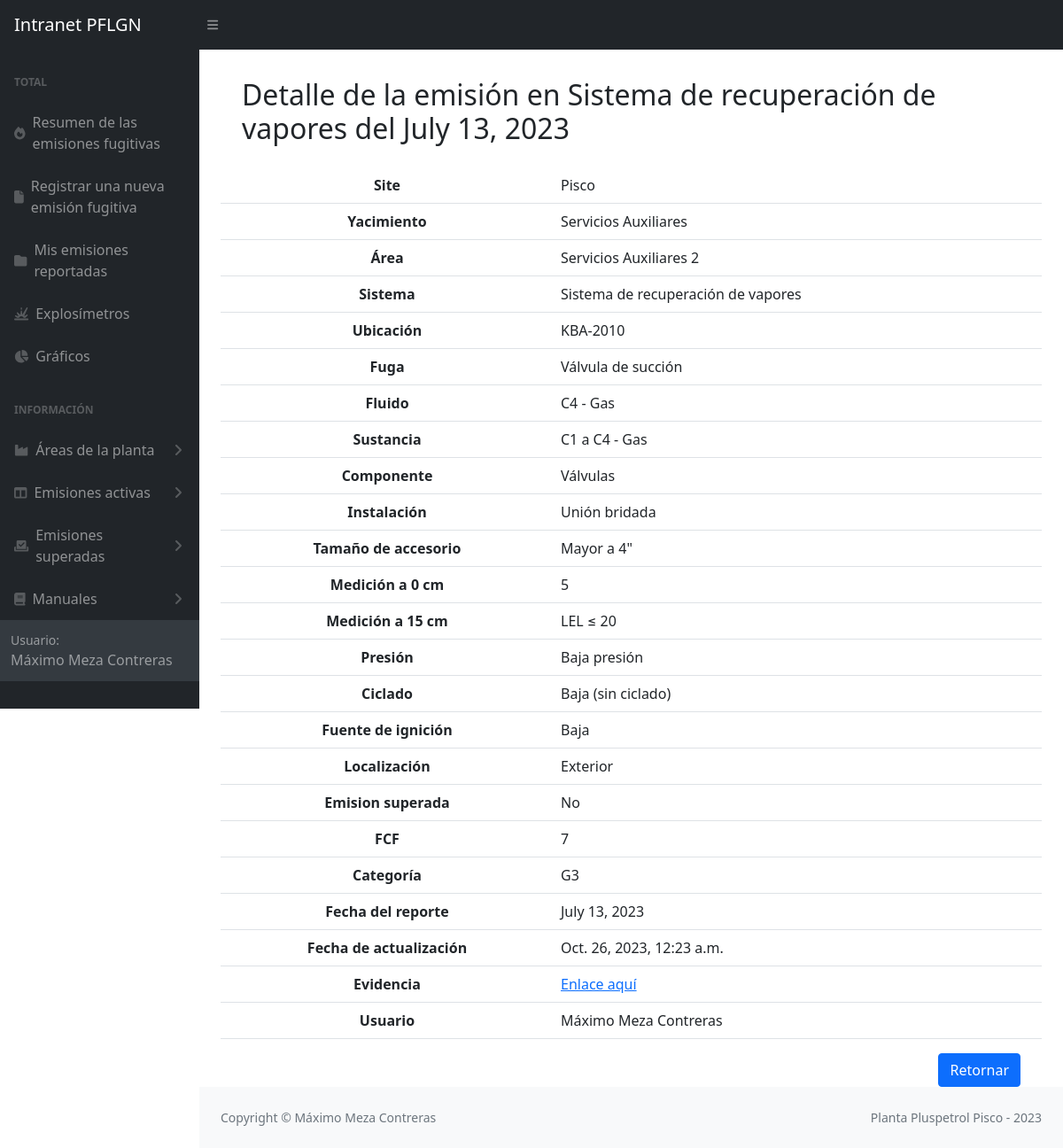
/detalleEmisiones/58 (signed in), run on the app's committed database.
### emisiones/models.py (models this page shows, shortened)
class Emision(models.Model):
    site = models.CharField(max_length=20, choices=SITE_CHOICES, default='Pisco')
    yacimiento = models.CharField(max_length=100, choices=YACIMIENTO_CHOICES, default='Pisco')
    area = models.CharField(max_length=100)
    sistema = models.CharField(max_length=100)
    ubicacion = models.TextField(max_length=200)
    fuga = models.TextField(max_length=300)
    fluido = models.CharField(max_length=100)
    sustancia = models.CharField(max_length=100)
    componente = models.CharField(max_length=100)
    instalacion = models.CharField(max_length=100)
    tamAccesorio = models.CharField(max_length=100)
    medicion = models.PositiveIntegerField()
    medicion15 = models.CharField(max_length=100)
    presion = models.CharField(max_length=100)
    ciclado = models.CharField(max_length=50)
    ignicion = models.CharField(max_length=50)
    localizacion = models.CharField(max_length=50)
    usuario = models.ForeignKey(User, on_delete=models.SET_NULL, null=True)
    fechaReporte = models.DateField()
    updated_at = models.DateTimeField(null=True)
    created_at = models.DateField(auto_now_add=True,null=True)
    emisionSuperada = models.BooleanField(default=False)
    FCF = models.PositiveSmallIntegerField(null=True)
    categoria = models.CharField(max_length=10, null=True)
    imagen = models.ImageField(upload_to='imagenesEmisiones', null=True)

### emisiones/views.py (the view)
# urls.py: path('detalleEmisiones/<int:emision_id>', views.detalleEmisiones, name='detalleEmisiones'),
@login_required
def detalleEmisiones(request, emision_id ):
    emision = get_object_or_404(Emision,pk=emision_id)
    return render(request, 'detalleEmisiones.html', {'emision' : emision})

### emisiones/templates/detalleEmisiones.html (shortened to what this page needs)
{% extends 'partials/_barraLateralEmisiones.html' %}
{% block content %}
<div class="container mt-2">
    <main>
        <div class="container-fluid px-4">
            <h2 class="mt-4 mb-4">Detalle de la emisión en {{emision.sistema}} del {{emision.fechaReporte}}
            </h2>
        </div>
        <table class="table table-hover">
            <tbody>
              <tr>
                <th scope="row">Site</th>
                <td>{{emision.site}}</td>
              </tr>
              <tr>
                <th scope="row">Yacimiento</th>
                <td>{{emision.yacimiento}}</td>
              </tr>
              <tr>
                <th scope="row">Área</th>
                <td>{{emision.area}}</td>
              </tr>
              <tr>
                <th scope="row">Sistema</th>
                <td>{{emision.sistema}}</td>
              </tr>
              <tr>
                <th scope="row">Ubicación</th>
                <td>{{emision.ubicacion}}</td>
              </tr>
              <tr>
                <th scope="row">Fuga</th>
                <td>{{emision.fuga}}</td>
              </tr>
              <tr>
                <th scope="row">Fluido</th>
                <td>{{emision.fluido}}</td>
              </tr>
              <tr>
                <th scope="row">Sustancia</th>
                <td>{{emision.sustancia}}</td>
              </tr>
              <tr>
                <th scope="row">Componente</th>
                <td>{{emision.componente}}</td>
              </tr>
              <tr>
                <th scope="row">Instalación</th>
                <td>{{emision.instalacion}}</td>
              </tr>
              <tr>
                <th scope="row">Tamaño de accesorio</th>
                <td>{{emision.tamAccesorio}}</td>
              </tr>
              <tr>
                <th scope="row">Medición a 0 cm</th>
                <td>{{emision.medicion}}</td>
              </tr>
              <tr>
                <th scope="row">Medición a 15 cm</th>
                <td>{{emision.medicion15}}</td>
              </tr>
              <tr>
                <th scope="row">Presión</th>
                <td>{{emision.presion}}</td>
              </tr>
              <tr>
                <th scope="row">Ciclado</th>
                <td>{{emision.ciclado}}</td>
              </tr>
              <tr>
                <th scope="row">Fuente de ignición</th>
                <td>{{emision.ignicion}}</td>
              </tr>
              <tr>
                <th scope="row">Localización</th>
                <td>{{emision.localizacion}}</td>
              </tr>
              <tr>
                <th scope="row">Emision superada</th>
                {% if Emision.emisionSuperada %}
                <td>Si</td>
                {% else %}
                <td>No</td>
                {% endif %}
              </tr>
              <tr>
                <th scope="row">FCF</th>
                <td>{{emision.FCF}}</td>
              </tr>
              <tr>
                <th scope="row">Categoría</th>
                <td>{{emision.categoria}}</td>
              </tr>
              <tr>
                <th scope="row">Fecha del reporte</th>
                <td>{{emision.fechaReporte}}</td>
              </tr>
              <tr>
                <th scope="row">Fecha de actualización</th>
                <td>{{emision.updated_at}}</td>
              </tr>
              <tr>
                <th scope="row">Evidencia</th>
                <td> <a target="_blank" href="{{emision.imagen.url}}">Enlace aquí</a></td>
              </tr>
              <tr>
                <th scope="row">Usuario</th>
                <td>{{emision.usuario.first_name}} {{emision.usuario.last_name}}</td>
              </tr>
            </tbody>
          </table>
          <div class="d-grid gap-4 d-md-flex justify-content-md-end">
            <a class="btn btn-primary  me-md-4" type="button" href="javascript: history.back()" role="button">Retornar</a>
          </div>
    </main>
{% endblock %}

### emisiones/templates/partials/_barraLateralEmisiones.html (shortened to what this page needs)
{% load static %}
<!DOCTYPE html>
<html lang="en">
<head>
    <link href="https://cdn.jsdelivr.net/npm/bootstrap@5.3.0-alpha3/dist/css/bootstrap.min.css" rel="stylesheet">
    <link rel="stylesheet" type="text/css" href="{% static 'css/dashboardEmisiones.css' %}">
    <link rel="stylesheet" type="text/css" href="{% static 'css/mainEmisiones.css' %}">
</head>
<body  class="sb-nav-fixed">
    <nav class="sb-topnav navbar navbar-expand navbar-dark bg-dark">
        <a class="navbar-brand ps-3" href='/'>Intranet PFLGN</a>
        <button class="btn btn-link btn-sm order-1 order-lg-0 me-4 me-lg-0" id="sidebarToggle"><i class="fas fa-bars"></i></button>
    </nav>
    <div id="layoutSidenav">
        <div id="layoutSidenav_nav">
            <nav class="sb-sidenav accordion sb-sidenav-dark" id="sidenavAccordion">
                <div class="sb-sidenav-menu">
                    <div class="nav">
                        <div class="sb-sidenav-menu-heading">Total</div>
                        <a class="nav-link" href="/emisionesFugitivas">
                            <div class="sb-nav-link-icon"><i class="fa-solid fa-fire"></i></div>
                                Resumen de las emisiones fugitivas
                        </a>
                        <a class="nav-link" href='/registrarEmisiones'>
                            <div class="sb-nav-link-icon"><i class="fa-solid fa-file"></i></div>
                                Registrar una nueva emisión fugitiva
                        </a>
                        <a class="nav-link" href='/listaMisReportes'>
                            <div class="sb-nav-link-icon"><i class="fa-solid fa-folder"></i></div>
                                Mis emisiones reportadas
                        </a>
                        <a class="nav-link" href='/explosimetros'>
                            <div class="sb-nav-link-icon"><i class="fa-solid fa-explosion"></i></div>
                                Explosímetros
                        </a>
                        <a class="nav-link" href='/graficasEmisiones'>
                            <div class="sb-nav-link-icon"><i class="fa-solid fa-chart-pie"></i></div>
                                Gráficos
                        </a>
                        <div class="sb-sidenav-menu-heading">Información</div>
                        <a class="nav-link collapsed" href="#" data-bs-toggle="collapse" data-bs-target="#collapseAreas" aria-expanded="false" aria-controls="collapseLayouts">
                            <div class="sb-nav-link-icon"><i class="fa-solid fa-industry"></i></div>
                                Áreas de la planta
                            <div class="sb-sidenav-collapse-arrow"><i class="fas fa-angle-down"></i></div>
                        </a>
                        <a class="nav-link collapsed" href="#" data-bs-toggle="collapse" data-bs-target="#collapseCrios" aria-expanded="false" aria-controls="collapseLayouts">
                            <div class="sb-nav-link-icon"><i class="fas fa-columns"></i></div>
                                Emisiones activas
                            <div class="sb-sidenav-collapse-arrow"><i class="fas fa-angle-down"></i></div>
                        </a>
                            <a class="nav-link collapsed" href="#" data-bs-toggle="collapse" data-bs-target="#collapseSuperadas" aria-expanded="false" aria-controls="collapseLayouts">
                                <div class="sb-nav-link-icon"><i class="fa-solid fa-check-to-slot"></i></div>
                                    Emisiones superadas
                                <div class="sb-sidenav-collapse-arrow"><i class="fas fa-angle-down"></i></div>
                            </a>
                            <a class="nav-link collapsed" href="#" data-bs-toggle="collapse" data-bs-target="#collapseCSU" aria-expanded="false" aria-controls="collapseLayouts">
                                <div class="sb-nav-link-icon"><i class="fa-solid fa-book"></i></i></div>
                                Manuales
                                <div class="sb-sidenav-collapse-arrow"><i class="fas fa-angle-down"></i></div>
                            </a>
                <div class="sb-sidenav-footer">
                    <div class="small">Usuario:</div>
                    {{user.first_name}} {{user.last_name}}
                </div>
            </nav>
        </div>
        <div id="layoutSidenav_content">
            {% block content %}
            {% endblock %}
        </div>
        <footer class="py-4 bg-light mt-auto">
            <div class="container-fluid px-4">
                <div class="d-flex align-items-center justify-content-between small">
                    <div class="text-muted">Copyright &copy; Máximo Meza Contreras</div>
                    <div class="text-muted">Planta Pluspetrol Pisco - 2023</div>
                </div>
            </div>
        </footer>
</body>
</html>

### emisiones/static/css/mainEmisiones.css (style rules this page uses)
:root { --bs-blue: #0d6efd; --bs-indigo: #6610f2; --bs-purple: #6f42c1; --bs-pink: #d63384; --bs-red: #dc3545; --bs-orange: #fd7e14; --bs-yellow: #ffc107; --bs-green: #198754; --bs-teal: #20c997; --bs-cyan: #0dcaf0; --bs-white: #fff; --bs-gray: #6c757d; --bs-gray-dark: #343a40; --bs-primary: #0d6efd; --bs-secondary: #6c757d; --bs-success: #198754; --bs-info: #0dcaf0; --bs-warning: #ffc107; --bs-danger: #dc3545; --bs-light: #f8f9fa; --bs-dark: #212529; --greyLight-2: #c8d0e7; --card-background: linear-gradient(to bottom right, #f9fafc, #f7f7f8); --card-shadow: inset 2px 2px 3px #ebebf3, inset 4px 4px 15px #ffffff, 3px 3px 12px #c2c7d4; --bs-font-sans-serif: system-ui, -apple-system, "Segoe UI", Roboto, "Helvetica Neue", Arial, "Noto Sans", "Liberation Sans", sans-serif, "Apple Color Emoji", "Segoe UI Emoji", "Segoe UI Symbol", "Noto Color Emoji"; --bs-font-monospace: SFMono-Regular, Menlo, Monaco, Consolas, "Liberation Mono", "Courier New", monospace; --bs-gradient: linear-gradient(180deg, rgba(255, 255, 255, 0.15), rgba(255, 255, 255, 0)); }
.contenedorEmisiones div table tr,th { text-align: center; }

### data on the page
Emision: sistema "Sistema de recuperación de vapores", fechaReporte "July 13, 2023", site "Pisco", yacimiento "Servicios Auxiliares", area "Servicios Auxiliares 2", ubicacion "KBA-2010", fuga "Válvula de succión", fluido "C4 - Gas", sustancia "C1 a C4 - Gas", componente "Válvulas", instalacion "Unión bridada", tamAccesorio "Mayor a 4\"", medicion "5", medicion15 "LEL ≤ 20", presion "Baja presión", ciclado "Baja (sin ciclado)", ignicion "Baja", localizacion "Exterior", FCF "7", categoria "G3", updated_at "Oct. 26, 2023, 12:23 a.m.", usuario.first_name "Máximo", usuario.last_name "Meza Contreras"

### other printed values
{{ user.first_name }} "Máximo"
{{ user.last_name }} "Meza Contreras"
